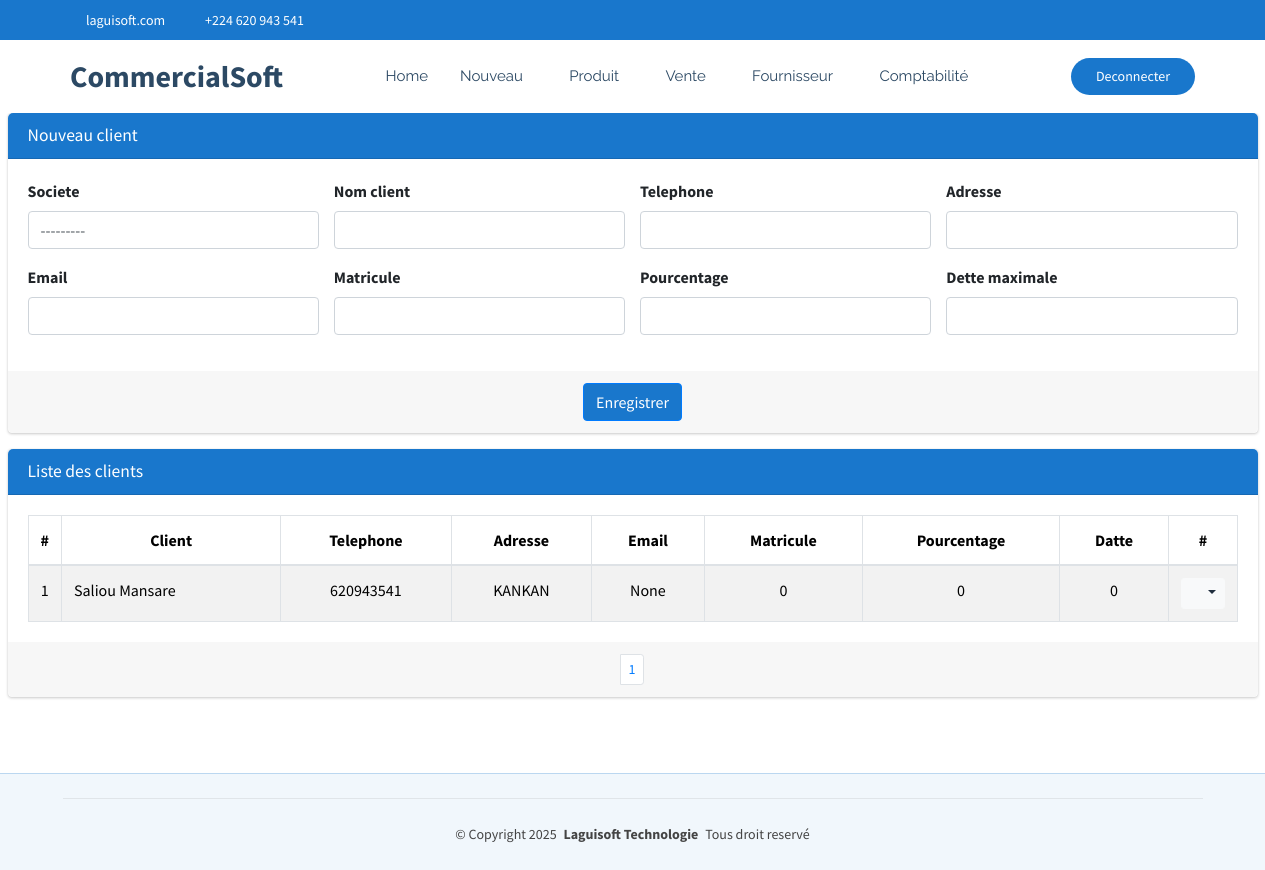
The page /commerce/commerce/client (signed in) on the database its author committed.
### CommercialSoft/models.py (models this page shows, shortened)
class Client(models.Model):
    societe=models.ForeignKey(Societe, on_delete=models.CASCADE, null=True)
    nom=models.CharField(max_length=70, unique=True)
    telephone=models.CharField(max_length=20,null=True,blank=True)
    adresse=models.CharField(max_length=30, null=True, blank=True)
    email=models.EmailField(max_length=50, null=True, blank=True)
    matricule=models.CharField(max_length=20,null=True, blank=True)
    pourcentage=models.PositiveSmallIntegerField()
    detteMaximale=models.PositiveBigIntegerField()

### CommercialSoft/views.py (the view)
# urls.py: path('commerce/client', views.client_list_create,name="commerce_client"),
@login_required
@user_passes_test(est_admin_ou_gestionnaire)
def client_list_create(request):
    if request.method == "POST":
        form = clientForm(request.POST)
        if form.is_valid():
            form.save()  # Sauvegarder après modification
            messages.success(request, "Client créée avec succès !")
            return redirect('commerce_client')
        else:
            messages.error(request, "Erreur lors de la création du client.")
    else:
        form = clientForm()
    client = Client.objects.all()
    paginator = Paginator(client, 15)
    page = request.GET.get('page')
    paginated_depense = paginator.get_page(page)
    return render(request, 'CommercialSoft/client.html', {'form': form,'listes': paginated_depense})

### CommercialSoft/forms.py
class clientForm(forms.ModelForm):
    class Meta:
        model = Client
        fields = ['societe', 'nom', 'telephone','adresse','email','matricule','pourcentage','detteMaximale']
        widgets = {
            'societe': forms.Select(attrs={'class': 'form-control select2bs4', "id":"idClient"}),
            'nom': forms.TextInput(attrs={'class': 'form-control'}),
            'telephone': forms.NumberInput(attrs={'class': 'form-control'}),
            'adresse': forms.TextInput(attrs={'class': 'form-control'}),
            'email': forms.EmailInput(attrs={'class': 'form-control'}),
            'matricule': forms.TextInput(attrs={'class': 'form-control'}),
            'pourcentage': forms.NumberInput(attrs={'class': 'form-control'}),
            'detteMaximale': forms.NumberInput(attrs={'class': 'form-control'}),
        }

### CommercialSoft/models.py (called while the page is built)
    def __str__(self):
        return self.nom

### CommercialSoft/views.py (called while the page is built)
def est_admin_ou_gestionnaire(user):
    return (
        user.groups.filter(name="Administrateur").exists()
        or user.groups.filter(name="Gestionnaire").exists()
    )

### CommercialSoft/templates/CommercialSoft/client.html (shortened to what this page needs)
{% extends "CommercialSoft/starter-page.html" %}
{% load static %}
{% block css %}
    <link rel="stylesheet" href="{% static 'autre/plugins/fontawesome-free/css/all.min.css' %}">
    <link rel="stylesheet" href="https://code.ionicframework.com/ionicons/2.0.1/css/ionicons.min.css">
  <link rel="stylesheet" href="{% static 'autre/plugins/sweetalert2-theme-bootstrap-4/bootstrap-4.min.css' %}">
    <link rel="stylesheet" href="{% static 'autre/dist/css/adminlte.min.css' %}">
    <link rel="stylesheet" href="{% static 'autre/plugins/toastr/toastr.min.css' %}">
    <link rel="stylesheet" href="{% static 'autre/plugins/select2-bootstrap4-theme/select2-bootstrap4.min.css' %}">
{% endblock %}
{% block corp %}
<section class="content pt-0">
  <div class="container-fluid">
            <div class="row">
              <div class="col-md-12">
                <div class="card card-primary">
                  <div class="card-header">
                    <h3 class="card-title">Nouveau client</h3>
                  </div>
                  <form role="form" action="{% url 'commerce_client' %}" method="post">
                    <div class="card-body">
                      <div class="row">
                        <div class="col-md-3">
                          <div class="form-group">
                            <label for="societe">Societe</label>
                            {{ form.societe }}
                          </div>
                        </div>
                        <div class="col-md-3">
                          <div class="form-group">
                            <label for="nom">Nom client</label>
                            {{ form.nom }}
                          </div>
                        </div>
                        <div class="col-md-3">
                          <div class="form-group">
                            <label for="telephone">Telephone</label>
                            {{ form.telephone }}
                          </div>
                        </div>
                        <div class="col-md-3">
                            <div class="form-group">
                              <label for="adresse">Adresse</label>
                              {{ form.adresse }}
                            </div>
                        </div>
                      </div>
                      <div class="row">
                        <div class="col-md-3">
                          <div class="form-group">
                            <label for="email">Email</label>
                            {{ form.email }}
                          </div>
                        </div>
                        <div class="col-md-3">
                          <div class="form-group">
                            <label for="matricule">Matricule</label>
                            {{ form.matricule }}
                          </div>
                        </div>
                        <div class="col-md-3">
                          <div class="form-group">
                            <label for="pourcentage">Pourcentage</label>
                            {{ form.pourcentage }}
                          </div>
                        </div>
                        <div class="col-md-3">
                            <div class="form-group">
                              <label for="detteMaximale">Dette maximale</label>
                              {{ form.detteMaximale }}
                            </div>
                        </div>
                      </div>
                    </div>
                    <div class="card-footer text-center">
                      <button type="submit" class="btn btn-primary">Enregistrer</button>
                    </div>
                  </form>
                </div>
              </div>
            </div>
    <div class="row">
      <div class="col-md-12">
        <div class="card card-primary">
            <div class="card-header">
              <h3 class="card-title">Liste des clients</h3>
            </div>
            <div class="card-body">
              <table class="table table-bordered table-hover table-striped">
                <thead>
                  <tr>
                    <th style="width: 10px" class="text-center">#</th>
                    <th class="text-center">Client</th>
                    <th class="text-center">Telephone</th>
                    <th class="text-center">Adresse</th>
                    <th class="text-center">Email</th>
                    <th class="text-center">Matricule</th>
                    <th class="text-center">Pourcentage</th>
                    <th class="text-center">Datte</th>
                    <th style="width: 40px" class="text-center">#</th>
                  </tr>
                </thead>
                <tbody>
                  {% if listes %}
                    {% for liste in listes %}
                      <tr>
                        <td class="text-center">{{liste.id}}</td>
                        <td>{{liste.nom}}</td>
                        <td class="text-center">{{liste.telephone}}</td>
                        <td class="text-center">{{liste.adresse}}</td>
                        <td class="text-center">{{liste.email}}</td>
                        <td class="text-center">{{liste.matricule}}</td>
                        <td class="text-center">{{liste.pourcentage}}</td>
                        <td class="text-center">{{liste.detteMaximale}}</td>
                        <td class="text-center">
                          <div class="btn-group">
                            <button type="button" class="btn btn-sm btn-light dropdown-toggle" data-toggle="dropdown" aria-expanded="false">
                              <i class="fas fa-cogs"></i>
                            </button>
                          </div>
                        </td>
                      </tr>
                    {% endfor %}
                  {% else %}
                    <tr>
                      <td colspan="14" class="text-center">Aucune ligne disponible pour le moment.</td>
                    </tr>
                  {% endif %}
                </tbody>
              </table>
            </div>
            <div class="card-footer clearfix">
              <ul class="pagination pagination-sm m-0 justify-content-center">
                <li class="page-item">
                  {% for num in listes.paginator.page_range %}
                    {% if listes.number == num %}
                      <li class="page-item"><a class="page-link" href="">{{ num }}</a></li>
                    {% else %}
                      <li class="page-item"><a class="page-link" href="?page={{ num }}">{{ num }}</a></li>
                    {% endif %}
                  {% endfor %}
              </ul>
            </div>
          </div>
      </div>
    </div>
  </div>
</section>
  {% endblock %}
  {% block js %}
    <link rel="stylesheet" href="{% static 'autre/plugins/select2/css/select2.min.css' %}">
    <link rel="stylesheet" href="{% static 'autre/plugins/select2-bootstrap4-theme/select2-bootstrap4.min.css' %}">
  {% endblock %}

### CommercialSoft/static/clinique/assets/css/main.css (style rules this page uses)
:root { --default-font: "Roboto", system-ui, -apple-system, "Segoe UI", Roboto, "Helvetica Neue", Arial, "Noto Sans", "Liberation Sans", sans-serif, "Apple Color Emoji", "Segoe UI Emoji", "Segoe UI Symbol", "Noto Color Emoji"; --heading-font: "Poppins", sans-serif; --nav-font: "Raleway", sans-serif; }
:root { --background-color: #ffffff; --default-color: #444444; --heading-color: #2c4964; --accent-color: #1977cc; --surface-color: #ffffff; --contrast-color: #ffffff; }
:root { --nav-color: #2c4964; --nav-hover-color: #1977cc; --nav-mobile-background-color: #ffffff; --nav-dropdown-background-color: #ffffff; --nav-dropdown-color: #2c4964; --nav-dropdown-hover-color: #1977cc; }
:root { scroll-behavior: smooth; }
body { color: var(--default-color); background-color: var(--background-color); font-family: var(--default-font); }
h1, h2, h3, h4, h5, h6 { color: var(--heading-color); font-family: var(--heading-font); }
section, .section { color: var(--default-color); background-color: var(--background-color); padding: 60px 0; scroll-margin-top: 72px; overflow: clip; }

### rows shown on the page
Client: id "1", nom "Saliou Mansare", telephone "620943541", adresse "KANKAN", email "None", matricule "0", pourcentage "0", detteMaximale "0"

### other values the page prints
{{ num }} "1"
